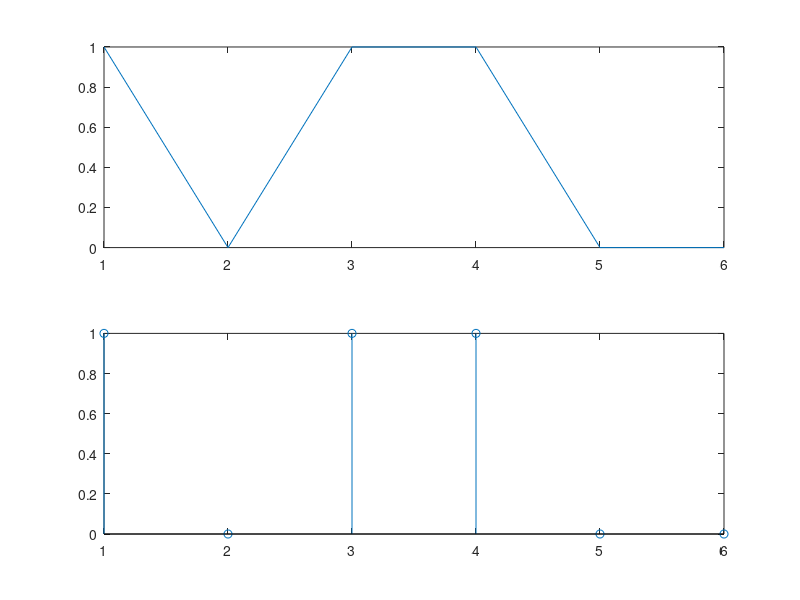

This chart was generated by the following MATLAB code:
Fs=12;
%DIN PROBLEMA de mai sus + teorie observam ca numarul de esantioane N este egal cu FS*durata;
N=Fs/2;
n=randi([0 1],1,N);
subplot(2,1,1)
plot(n);
subplot(2,1,2)
stem(n);